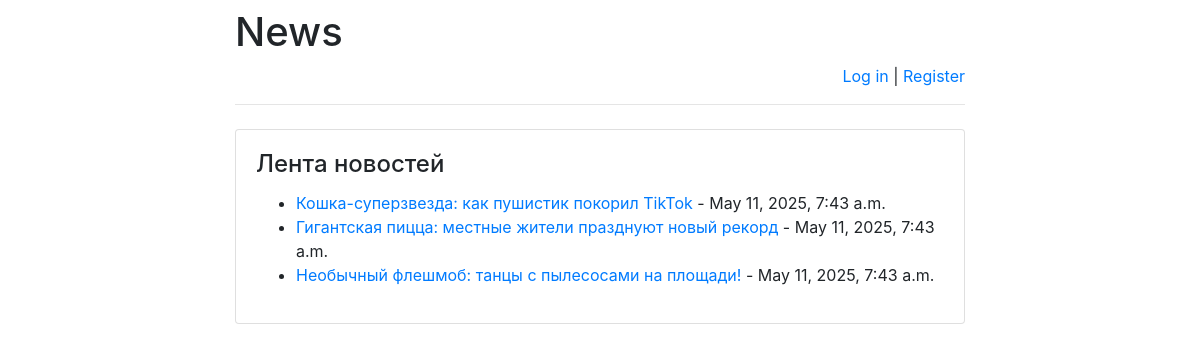
Page /news/ on the committed database.
### news/models.py (models this page shows, shortened)
class News(models.Model):
    title = models.CharField(max_length=255)
    content = models.TextField()
    pub_date = models.DateTimeField(auto_now_add=True)

### news/views.py (the view)
# urls.py: path('', views.news_list, name='news_list'),
def news_list(request):
    news = News.objects.all().order_by('-pub_date')
    return render(request, 'news/news_list.html', {'news': news})

### news/templates/news/news_list.html
{% extends 'base.html' %}
{% block main %}
    <h4 class="card-title">Лента новостей</h4>
    <ul>
        {% for item in news %}
            <li><a href="{% url 'news_detail' item.id %}">{{ item.title }}</a> - {{ item.pub_date }}</li>
        {% endfor %}
    </ul>
{% endblock %}

### news/templates/base.html (shortened to what this page needs)
<!doctype html>
<html lang="ru">
<head>
    <link rel="stylesheet"
href="https://stackpath.bootstrapcdn.com/bootstrap/4.1.3/css/bootstrap.min.css">
</head>
<body>
<div class="container">
    <div class="row justify-content-center">
        <div class="col-8">
            <h1 class="mt-2">News</h1>
            {% if user.is_authenticated %}
                <p class="text-right">
                    Hello, {{ user.username }}!
                    <a href="/news/logout">Log out</a> |
                    <a href="/news/password-change">
                        Change password
                    </a>
                </p>
            {% else %}
                <p class="text-right">
                    <a href="/news/login">Log in</a> |
                    <a href="/news/register">Register</a>
                </p>
            {% endif %}
            <hr class="mt-0 mb-4">
            <div class="card">
                <div class="card-body">
                    {% block main %}
                    {% endblock %}
                </div>
            </div>
        </div>
    </div>
</div>
</body>
</html>

### rows in the picture
News: title "Кошка-суперзвезда: как пушистик покорил TikTok", pub_date "May 11, 2025, 7:43 a.m."
News: title "Гигантская пицца: местные жители празднуют новый рекорд", pub_date "May 11, 2025, 7:43 a.m."
News: title "Необычный флешмоб: танцы с пылесосами на площади!", pub_date "May 11, 2025, 7:43 a.m."
